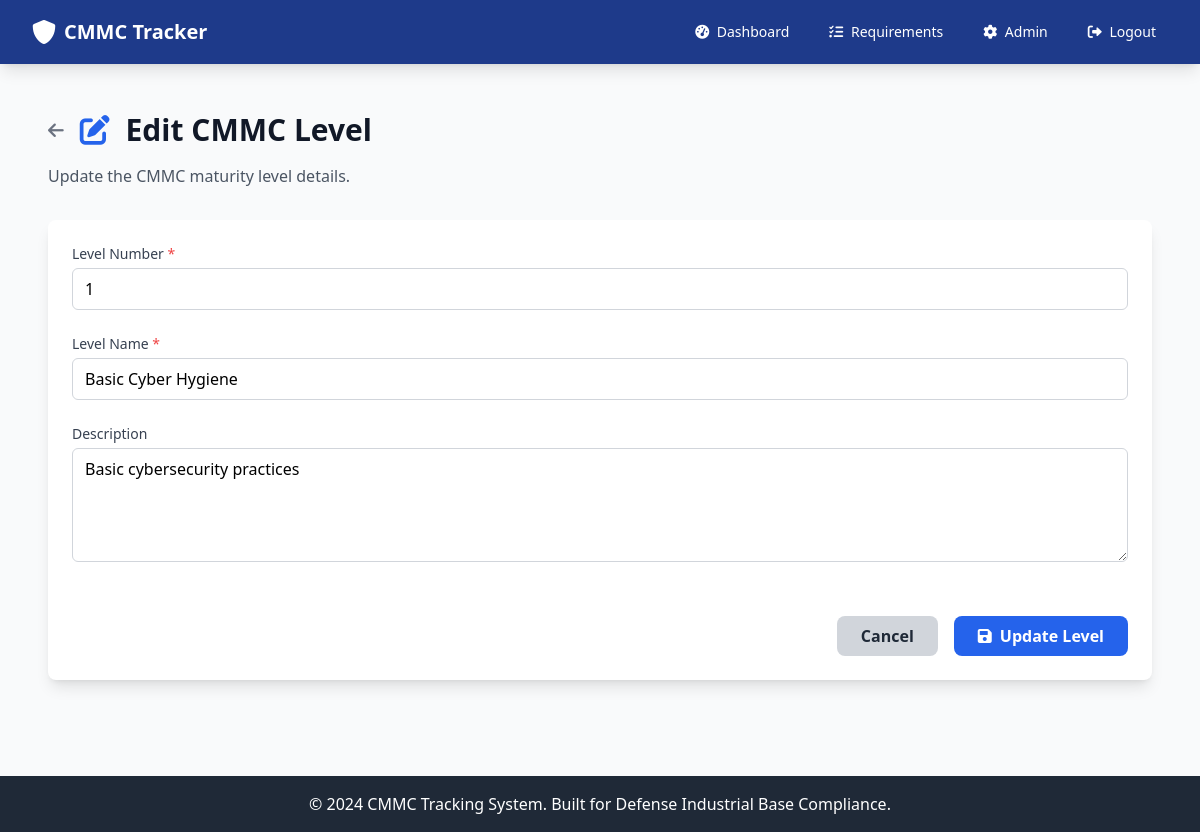
The page /admin/levels/edit/1 (signed in) on the database as committed earlier.
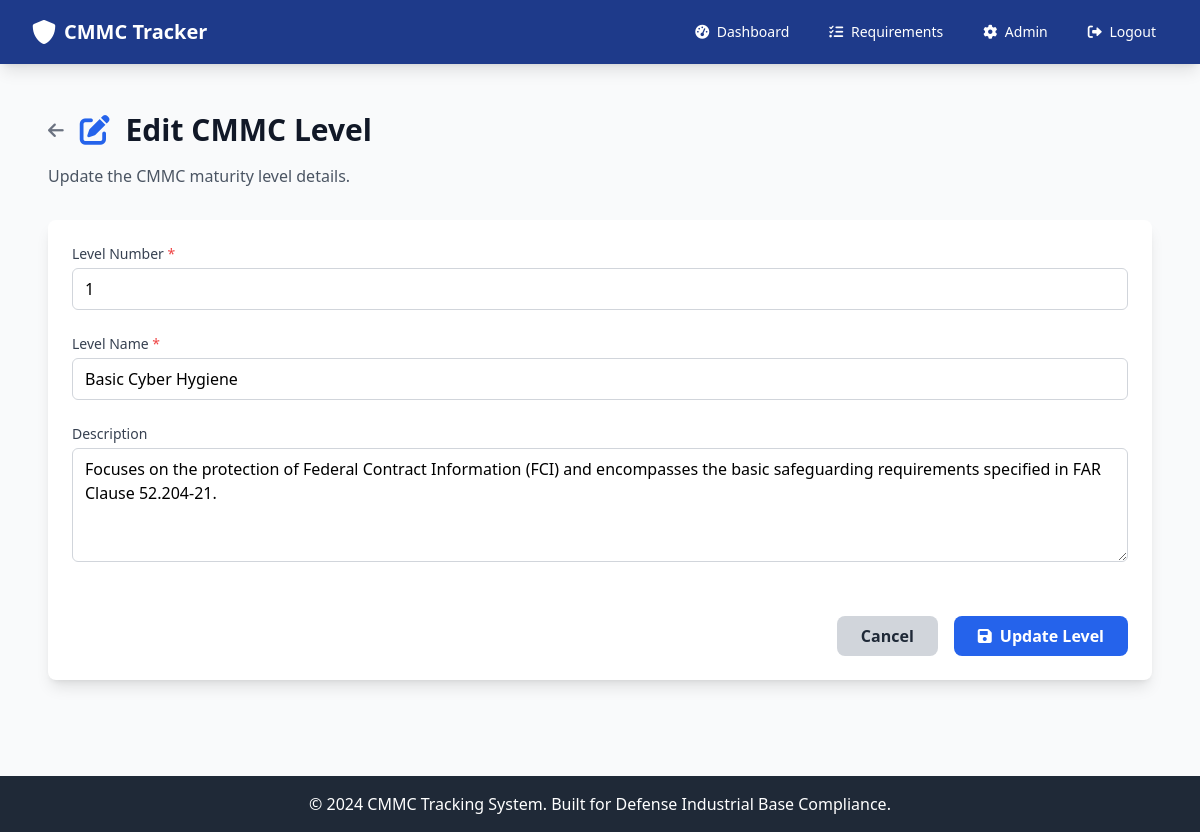
The same page on the database as committed later.
### app.py (models this page shows)
class CMMCLevel(db.Model):
    __tablename__ = 'cmmc_level'
    id = db.Column(db.Integer, primary_key=True)
    level_number = db.Column(db.Integer, unique=True, nullable=False)
    name = db.Column(db.String(100), nullable=False)
    description = db.Column(db.Text)
    created_at = db.Column(db.DateTime, default=datetime.utcnow)

### app.py (the view, shortened to what this page needs)
@app.route('/admin/levels/edit/<int:id>', methods=['GET', 'POST'])
@admin_required
def admin_edit_level(id):
    level = CMMCLevel.query.get_or_404(id)
    return render_template('admin/edit_level.html', level=level)

### app.py (called while the page is built)
def admin_required(f):
    @wraps(f)
    def decorated_function(*args, **kwargs):
        if 'user_id' not in session:
            flash('Please log in to access this page.', 'warning')
            return redirect(url_for('login'))
        user = User.query.get(session['user_id'])
        if not user or user.role != 'admin':
            flash('Admin access required.', 'error')
            return redirect(url_for('dashboard'))
        return f(*args, **kwargs)
    return decorated_function

### templates/admin/edit_level.html (shortened to what this page needs)
{% extends "base.html" %}
{% block content %}
<div class="px-4 py-6">
    <div class="mb-8">
        <div class="flex items-center mb-4">
            <a href="{{ url_for('admin_levels') }}" class="text-gray-500 hover:text-gray-700 mr-4">
                <i class="fas fa-arrow-left text-lg"></i>
            </a>
            <h1 class="text-3xl font-bold text-gray-900">
                <i class="fas fa-edit text-blue-600 mr-2"></i>
                Edit CMMC Level
            </h1>
        </div>
        <p class="text-gray-600">Update the CMMC maturity level details.</p>
    </div>
    <div class="bg-white shadow-lg rounded-lg">
        <form method="POST" class="space-y-6 p-6">
            <div>
                <label for="level_number" class="block text-sm font-medium text-gray-700 mb-1">
                    Level Number <span class="text-red-500">*</span>
                </label>
                <input type="number" id="level_number" name="level_number" required min="1" max="5"
                       value="{{ level.level_number }}"
                       class="w-full border border-gray-300 rounded-md px-3 py-2 focus:outline-none focus:ring-blue-500 focus:border-blue-500"
                       placeholder="e.g., 1">
            </div>
            <div>
                <label for="name" class="block text-sm font-medium text-gray-700 mb-1">
                    Level Name <span class="text-red-500">*</span>
                </label>
                <input type="text" id="name" name="name" required
                       value="{{ level.name }}"
                       class="w-full border border-gray-300 rounded-md px-3 py-2 focus:outline-none focus:ring-blue-500 focus:border-blue-500"
                       placeholder="e.g., Basic Cyber Hygiene">
            </div>
            <div>
                <label for="description" class="block text-sm font-medium text-gray-700 mb-1">
                    Description
                </label>
                <textarea id="description" name="description" rows="4"
                          class="w-full border border-gray-300 rounded-md px-3 py-2 focus:outline-none focus:ring-blue-500 focus:border-blue-500"
                          placeholder="Describe this CMMC maturity level...">{{ level.description or '' }}</textarea>
            </div>
            <div class="flex justify-end space-x-4 pt-6">
                <a href="{{ url_for('admin_levels') }}"
                   class="bg-gray-300 hover:bg-gray-400 text-gray-800 font-bold py-2 px-6 rounded-lg transition duration-200">
                    Cancel
                </a>
                <button type="submit"
                        class="bg-blue-600 hover:bg-blue-700 text-white font-bold py-2 px-6 rounded-lg transition duration-200">
                    <i class="fas fa-save mr-2"></i>Update Level
                </button>
            </div>
        </form>
    </div>
</div>
{% endblock %}

Rows that differ between the two databases and show on the page:
changed CMMCLevel "Basic Cyber Hygiene": description "Basic cybersecurity practices" → "Focuses on the protection of Federal Contract Information (FCI) and encompasses the basic safeguarding requirements specified in FAR Clause 52.204-21."
